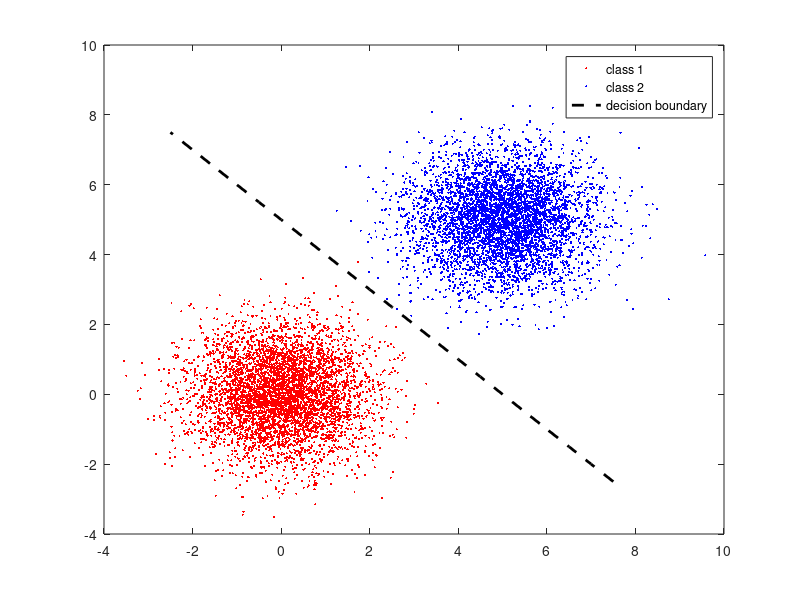
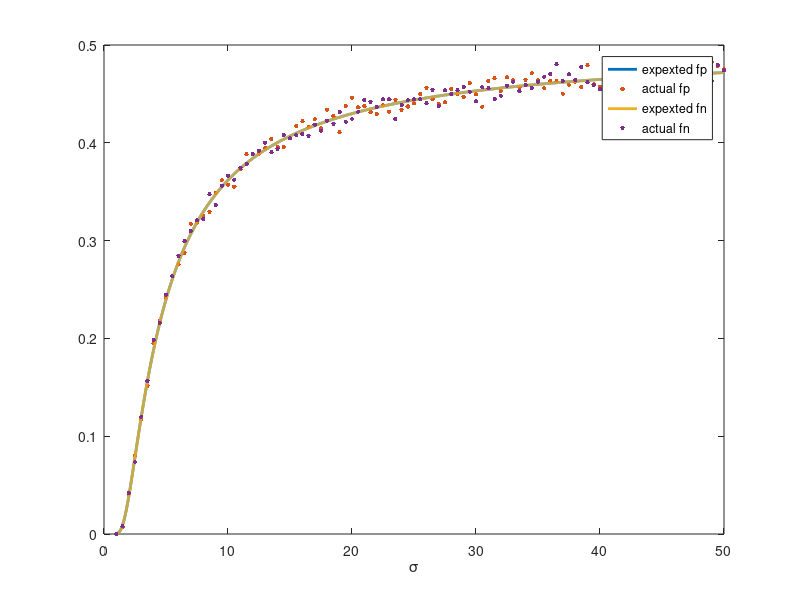

The MATLAB source for these figures, in order:
a = [5,5]; %signal
sigmas = 1:0.5:50; %noise
d = length(a); %dimension
p_0 = 0.5; %prior belief in no signal
p_a = 1-p_0; %prior belief in signal

fps = zeros(size(sigmas));
fns = zeros(size(sigmas));

for i=1:length(sigmas) %noise
    
    sigma = sigmas(i);
    cov = sigma^2*eye(d);

    % N random examples with prior
    N = 10000;
    truelabel = rand(N,1)>p_0; % label 0 or 1
    x = mvnrnd(zeros(d,1), cov, N);
    x(truelabel==1,:) = x(truelabel==1,:) + a;
    
    % plot gaussian blobs in 2-D
    if (d==2 && sigma==1)
        plot(x(truelabel==0,1),x(truelabel==0,2), 'r.', 'Markersize', 5);
        hold on;
        plot(x(truelabel==1,1),x(truelabel==1,2), 'b.', 'Markersize', 5);
        xx = -1:0.1:1;
        hold on;
        plot(a(1)/2+sigma^2*log(p_0/p_a)*cos(atan(a(2)/a(1)))-a(2).*xx, a(2)/2+sigma^2*log(p_0/p_a)*sin(atan(a(2)/a(1)))+a(1).*xx, 'k--', 'Linewidth', 2, 'Markersize', 10);
        legend('class 1', 'class 2', 'decision boundary');
    end
    
    predlabel = zeros(N,1);
    
    % (1) max likelihood predictor
    % predlabel(mvnpdf(x, zeros(1,d), cov)*p_0 < mvnpdf(x, a, cov)*p_a) = 1;

    % (2) decision boundary predictor
    predlabel(x*transpose(a) > norm(a)^2/2 + sigma^2*log(p_0/p_a)) = 1;

    fp = sum(truelabel-predlabel==-1)/sum(truelabel==0); %false positive rate
    fn = sum(truelabel-predlabel==1)/sum(truelabel==1); %false negative rate

    %fprintf('false positive rate is %.6f\n', fp);
    %fprintf('false negative rate is %.6f\n', fn);
    
    
    fps(i) = fp;
    fns(i) = fn;
  
end



tt = min(sigmas):0.01:max(sigmas);
b = norm(a)/2+tt.^2.*log(p_0/p_a)./norm(a); %decision boundary

%plot fp
figure(2);
plot(tt, 1/2-1/2*erf(b./(sqrt(2).*tt)), '-', 'Linewidth', 2);
hold on;
plot(sigmas, fps, '.', 'Markersize', 10);
% xlabel('\sigma');
% legend('expexted fp', 'actual fp');

%plot fn
% figure(3);
hold on;
plot(tt, 1/2-1/2*erf(-(b-norm(a))./(sqrt(2).*tt)), '-', 'Linewidth', 2);
plot(sigmas, fns, '.', 'Markersize', 10);
xlabel('\sigma');
legend('expexted fp', 'actual fp', 'expexted fn', 'actual fn');
hold off;


